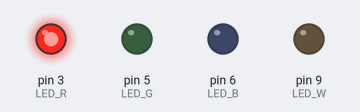
The sketch below on a simulated Arduino Uno, built with avr-gcc and run on an emulated ATmega328P. On the bench: output pins drawn as LEDs (lit = HIGH).

Above: at 0.2 s.
At 1.2 s:
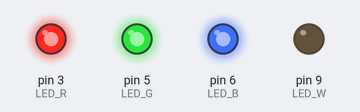
At 1.7 s:
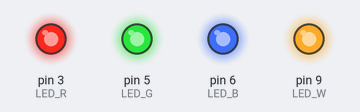
At 2.2 s:
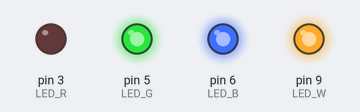
At 3.2 s:
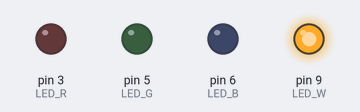
At 4.7 s:
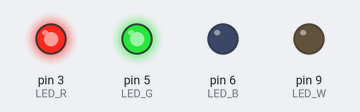
Timing chart, 0 to 5.2 s (numbered marks = the images above):
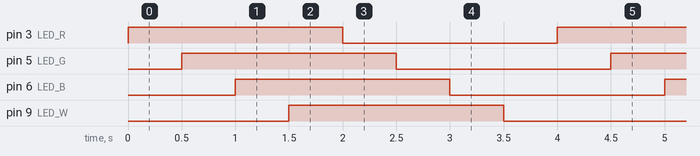

The sketch:

LED.ino
```cpp
#define LED_R 3
#define LED_G 5
#define LED_B 6
#define LED_W 9

void setup() {
  pinMode(LED_R,OUTPUT);
  pinMode(LED_G,OUTPUT);
  pinMode(LED_B,OUTPUT);
  pinMode(LED_W,OUTPUT);
}

void loop() {
  digitalWrite(LED_R,HIGH);  // turn the LED on
  delay(500);                // wait for a second
  digitalWrite(LED_G,HIGH);
  delay(500);
  digitalWrite(LED_B,HIGH);
  delay(500);
  digitalWrite(LED_W,HIGH);
  delay(500);
  digitalWrite(LED_R,LOW);     // turn the LED off
  delay(500);
  digitalWrite(LED_G,LOW);
  delay(500);
  digitalWrite(LED_B,LOW);
  delay(500);
  digitalWrite(LED_W,LOW);
  delay(500);
}
```

Measured:
- by itself, pin 3 (LED_R), pin 5 (LED_G), pin 6 (LED_B), pin 9 (LED_W): alternates HIGH for 2.0 s and LOW for 2.0 s
- by itself, everything shown: repeats every 4.0 s, in 8 steps
